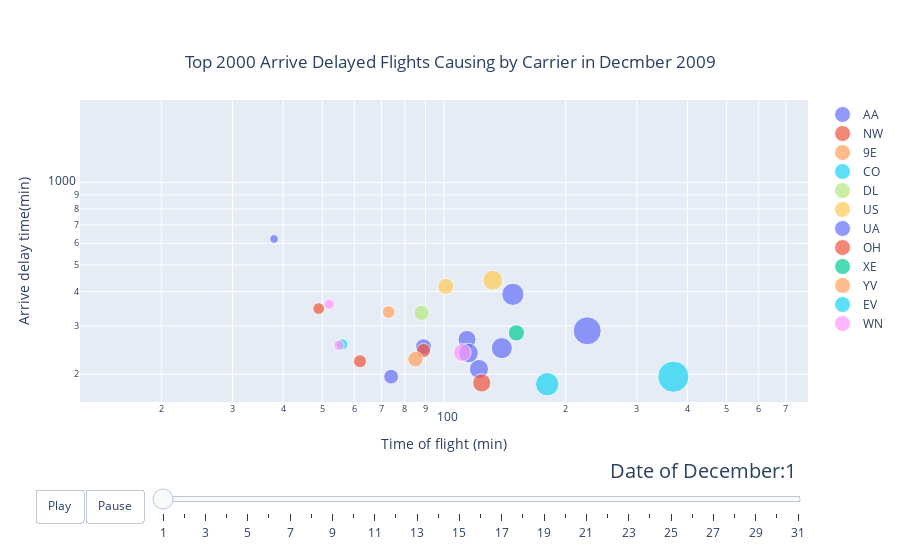

Source (notebook cell):
### Code cell
import plotly.graph_objects as go
import pandas as pd


dataset = pd.read_csv("./Flights dataset.csv")
dataset = dataset[dataset['CARRIER_DELAY']> 1]
dataset.sort_values(by = 'ARR_DELAY', ascending = False, inplace = True)
dataset = dataset.head(2000)

#ordered dates of December from 1st to 31st 
days = ["1", "2", "3", "4", "5", "6", "7", "8", "9", 
        "10","11", "12", "13", "14", "15", "16", "17", "18", "19", 
        "20","21", "22", "23", "24", "25", "26", "27", "28", "29",
        "30","31"]

# make list of carriers
carriers = []
for carrier in dataset["CARRIER"]:
    if carrier not in carriers:
        carriers.append(carrier)
        
# set up the layout of the figure
fig_dict = {
    "data": [],
    "layout": {},
    "frames": []
}

# layout {} section set ups 
fig_dict["layout"]["xaxis"] = {"range": [1.1, 2.9], "title": "Time of flight (min)", "type": "log"}
fig_dict["layout"]["yaxis"] = {"range": [2.2, 3.3], "title": "Arrive delay time(min)", "type": "log"}
fig_dict["layout"]["hovermode"] = "closest"
fig_dict["layout"]["updatemenus"] = [
    {
        "buttons": [
            {
                "args": [None, {"frame": {"duration": 2000, "redraw": False},#data moving speed
                                "fromcurrent": True, "transition": {"duration": 1200,
                                                                    "easing": "quadratic-in-out"}}],
                "label": "Play",
                "method": "animate"
            },
            {
                "args": [[None], {"frame": {"duration": 0, "redraw": False},
                                  "mode": "immediate",
                                  "transition": {"duration": 0}}],
                "label": "Pause",
                "method": "animate"
            }
        ],
        "direction": "left",
        "pad": {"r": 10, "t": 87},
        "showactive": False,
        "type": "buttons",
        "x": 0.1,
        "xanchor": "right",
        "y": 0,
        "yanchor": "top"
    }
]

sliders_dict = {
    "active": 0,
    "yanchor": "top",
    "xanchor": "left",
    "currentvalue": {
        "font": {"size": 20},
        "prefix": "Date of December:",
        "visible": True,
        "xanchor": "right"
    },
    #slider moving speed
    "transition": {"duration": 1200, "easing": "cubic-in-out"},
    "pad": {"b": 10, "t": 50},
    "len": 0.9,
    "x": 0.1,
    "y": 0,
    "steps": []
}

# data [] section set ups
day = 1 # start from Dec 1st, each date will be dealed with following steps
for carrier in carriers:
    dataset_by_day = dataset[dataset["DAY_OF_MONTH"] == day]
    dataset_by_day_and_carr = dataset_by_day[dataset_by_day["CARRIER"] == carrier]

    data_dict = {
        "x": list(dataset_by_day_and_carr["AIR_TIME"]),
        "y": list(dataset_by_day_and_carr["ARR_DELAY"]),
        "mode": "markers",
        "text": list(dataset_by_day_and_carr["ORIGIN"]),
        "marker": {
            "sizemode": "area",
            "sizeref": 5,
            "size": list(dataset_by_day_and_carr["DISTANCE"])},
        "name": carrier
    }
    fig_dict["data"].append(data_dict)

# frame [] section set ups 
for day in days: # add date into the new dataframe from Dec.1st to 31st
    frame = {"data": [], "name": str(day)}
    for carrier in carriers:
        dataset_by_day = dataset[dataset["DAY_OF_MONTH"] == int(day)]
        dataset_by_day_and_carr = dataset_by_day[dataset_by_day["CARRIER"] == carrier]

        data_dict = {
            "x": list(dataset_by_day_and_carr["AIR_TIME"]),
            "y": list(dataset_by_day_and_carr["ARR_DELAY"]),
            "mode": "markers",
            "text": list(dataset_by_day_and_carr["ORIGIN"]),
            "marker": {
                "sizemode": "area",
                "sizeref": 5,
                "size": list(dataset_by_day_and_carr["DISTANCE"])},
            "name": carrier
        }
        frame["data"].append(data_dict)

    fig_dict["frames"].append(frame)
    slider_step = {"args": [
        [day],#transition duration speed set up here 
        {"frame": {"duration": 1200, "redraw": False},
         "mode": "immediate",
         "transition": {"duration": 1200}}
    ],
        "label": day,
        "method": "animate"}
    sliders_dict["steps"].append(slider_step)

#combine the layout{} section with animation sliders 
fig_dict["layout"]["sliders"] = [sliders_dict]

fig = go.Figure(fig_dict)

#update new layout with title
fig.update_layout(
    title={
        'text': "Top 2000 Arrive Delayed Flights Causing by Carrier in Decmber 2009",
        'y':0.9,
        'x':0.5,
        'xanchor': 'center',
        'yanchor': 'top'})

fig.show()

### Figure 1 — Plotly figure (JSON) as saved in the notebook; plotly's stock layout.template omitted (floating-point values rounded to 4 significant figures)
{"data": [{"marker": {"size": [190, 1236, 1972, 813, 641, 1121, 920, 551], "sizemode": "area", "sizeref": 5}, "mode": "markers", "name": "AA", "text": ["AUS", "ELP", "PHX", "DFW", "DFW", "DFW", "MIA", "DFW"], "type": "scatter", "x": [38, 148, 226, 114, 89, 139, 122, 74], "y": [622, 391, 288, 268, 252, 249, 209, 196]}, {"marker": {"size": [349, 501], "sizemode": "area", "sizeref": 5}, "mode": "markers", "name": "NW", "text": ["MSY", "LGA"], "type": "scatter", "x": [49, 89], "y": [347, 244]}, {"marker": {"size": [], "sizemode": "area", "sizeref": 5}, "mode": "markers", "name": "FL", "text": [], "type": "scatter", "x": [], "y": []}, {"marker": {"size": [], "sizemode": "area", "sizeref": 5}, "mode": "markers", "name": "MQ", "text": [], "type": "scatter", "x": [], "y": []}, {"marker": {"size": [398], "sizemode": "area", "sizeref": 5}, "mode": "markers", "name": "9E", "text": ["AVP"], "type": "scatter", "x": [73], "y": [337]}, {"marker": {"size": [2454, 1379], "sizemode": "area", "sizeref": 5}, "mode": "markers", "name": "CO", "text": ["EWR", "LAX"], "type": "scatter", "x": [369, 180], "y": [196, 184]}, {"marker": {"size": [], "sizemode": "area", "sizeref": 5}, "mode": "markers", "name": "OO", "text": [], "type": "scatter", "x": [], "y": []}, {"marker": {"size": [590], "sizemode": "area", "sizeref": 5}, "mode": "markers", "name": "DL", "text": ["MDW"], "type": "scatter", "x": [88], "y": [335]}, {"marker": {"size": [], "sizemode": "area", "sizeref": 5}, "mode": "markers", "name": "AS", "text": [], "type": "scatter", "x": [], "y": []}, {"marker": {"size": [992, 646], "sizemode": "area", "sizeref": 5}, "mode": "markers", "name": "US", "text": ["FLL", "ALB"], "type": "scatter", "x": [132, 101], "y": [440, 418]}, {"marker": {"size": [967], "sizemode": "area", "sizeref": 5}, "mode": "markers", "name": "UA", "text": ["SFO"], "type": "scatter", "x": [115], "y": [239]}, {"marker": {"size": [431, 834], "sizemode": "area", "sizeref": 5}, "mode": "markers", "name": "OH", "text": ["RDU", "LGA"], "type": "scatter", "x": [62, 124], "y": [223, 186]}, {"marker": {"size": [668], "sizemode": "area", "sizeref": 5}, "mode": "markers", "name": "XE", "text": ["STL"], "type": "scatter", "x": [151], "y": [283]}, {"marker": {"size": [], "sizemode": "area", "sizeref": 5}, "mode": "markers", "name": "F9", "text": [], "type": "scatter", "x": [], "y": []}, {"marker": {"size": [599], "sizemode": "area", "sizeref": 5}, "mode": "markers", "name": "YV", "text": ["CLT"], "type": "scatter", "x": [85], "y": [227]}, {"marker": {"size": [321], "sizemode": "area", "sizeref": 5}, "mode": "markers", "name": "EV", "text": ["SDF"], "type": "scatter", "x": [56], "y": [257]}, {"marker": {"size": [], "sizemode": "area", "sizeref": 5}, "mode": "markers", "name": "HA", "text": [], "type": "scatter", "x": [], "y": []}, {"marker": {"size": [], "sizemode": "area", "sizeref": 5}, "mode": "markers", "name": "B6", "text": [], "type": "scatter", "x": [], "y": []}, {"marker": {"size": [276, 276, 781], "sizemode": "area", "sizeref": 5}, "mode": "markers", "name": "WN", "text": ["HRL", "HOU", "HOU"], "type": "scatter", "x": [52, 55, 111], "y": [360, 255, 240]}], "layout": {"hovermode": "closest", "sliders": [{"active": 0, "currentvalue": {"font": {"size": 20}, "prefix": "Date of December:", "visible": true, "xanchor": "right"}, "len": 0.9, "pad": {"b": 10, "t": 50}, "steps": [{"args": [["1"], {"frame": {"duration": 1200, "redraw": false}, "mode": "immediate", "transition": {"duration": 1200}}], "label": "1", "method": "animate"}, {"args": [["2"], {"frame": {"duration": 1200, "redraw": false}, "mode": "immediate", "transition": {"duration": 1200}}], "label": "2", "method": "animate"}, {"args": [["3"], {"frame": {"duration": 1200, "redraw": false}, "mode": "immediate", "transition": {"duration": 1200}}], "label": "3", "method": "animate"}, {"args": [["4"], {"frame": {"duration": 1200, "redraw": false}, "mode": "immediate", "transition": {"duration": 1200}}], "label": "4", "method": "animate"}, {"args": [["5"], {"frame": {"duration": 1200, "redraw": false}, "mode": "immediate", "transition": {"duration": 1200}}], "label": "5", "method": "animate"}, {"args": [["6"], {"frame": {"duration": 1200, "redraw": false}, "mode": "immediate", "transition": {"duration": 1200}}], "label": "6", "method": "animate"}, {"args": [["7"], {"frame": {"duration": 1200, "redraw": false}, "mode": "immediate", "transition": {"duration": 1200}}], "label": "7", "method": "animate"}, {"args": [["8"], {"frame": {"duration": 1200, "redraw": false}, "mode": "immediate", "transition": {"duration": 1200}}], "label": "8", "method": "animate"}, {"args": [["9"], {"frame": {"duration": 1200, "redraw": false}, "mode": "immediate", "transition": {"duration": 1200}}], "label": "9", "method": "animate"}, {"args": [["10"], {"frame": {"duration": 1200, "redraw": false}, "mode": "immediate", "transition": {"duration": 1200}}], "label": "10", "method": "animate"}, {"args": [["11"], {"frame": {"duration": 1200, "redraw": false}, "mode": "immediate", "transition": {"duration": 1200}}], "label": "11", "method": "animate"}, {"args": [["12"], {"frame": {"duration": 1200, "redraw": false}, "mode": "immediate", "transition": {"duration": 1200}}], "label": "12", "method": "animate"}, {"args": [["13"], {"frame": {"duration": 1200, "redraw": false}, "mode": "immediate", "transition": {"duration": 1200}}], "label": "13", "method": "animate"}, {"args": [["14"], {"frame": {"duration": 1200, "redraw": false}, "mode": "immediate", "transition": {"duration": 1200}}], "label": "14", "method": "animate"}, {"args": [["15"], {"frame": {"duration": 1200, "redraw": false}, "mode": "immediate", "transition": {"duration": 1200}}], "label": "15", "method": "animate"}, {"args": [["16"], {"frame": {"duration": 1200, "redraw": false}, "mode": "immediate", "transition": {"duration": 1200}}], "label": "16", "method": "animate"}, {"args": [["17"], {"frame": {"duration": 1200, "redraw": false}, "mode": "immediate", "transition": {"duration": 1200}}], "label": "17", "method": "animate"}, {"args": [["18"], {"frame": {"duration": 1200, "redraw": false}, "mode": "immediate", "transition": {"duration": 1200}}], "label": "18", "method": "animate"}, {"args": [["19"], {"frame": {"duration": 1200, "redraw": false}, "mode": "immediate", "transition": {"duration": 1200}}], "label": "19", "method": "animate"}, {"args": [["20"], {"frame": {"duration": 1200, "redraw": false}, "mode": "immediate", "transition": {"duration": 1200}}], "label": "20", "method": "animate"}, {"args": [["21"], {"frame": {"duration": 1200, "redraw": false}, "mode": "immediate", "transition": {"duration": 1200}}], "label": "21", "method": "animate"}, {"args": [["22"], {"frame": {"duration": 1200, "redraw": false}, "mode": "immediate", "transition": {"duration": 1200}}], "label": "22", "method": "animate"}, {"args": [["23"], {"frame": {"duration": 1200, "redraw": false}, "mode": "immediate", "transition": {"duration": 1200}}], "label": "23", "method": "animate"}, {"args": [["24"], {"frame": {"duration": 1200, "redraw": false}, "mode": "immediate", "transition": {"duration": 1200}}], "label": "24", "method": "animate"}, {"args": [["25"], {"frame": {"duration": 1200, "redraw": false}, "mode": "immediate", "transition": {"duration": 1200}}], "label": "25", "method": "animate"}, {"args": [["26"], {"frame": {"duration": 1200, "redraw": false}, "mode": "immediate", "transition": {"duration": 1200}}], "label": "26", "method": "animate"}, {"args": [["27"], {"frame": {"duration": 1200, "redraw": false}, "mode": "immediate", "transition": {"duration": 1200}}], "label": "27", "method": "animate"}, {"args": [["28"], {"frame": {"duration": 1200, "redraw": false}, "mode": "immediate", "transition": {"duration": 1200}}], "label": "28", "method": "animate"}, {"args": [["29"], {"frame": {"duration": 1200, "redraw": false}, "mode": "immediate", "transition": {"duration": 1200}}], "label": "29", "method": "animate"}, {"args": [["30"], {"frame": {"duration": 1200, "redraw": false}, "mode": "immediate", "transition": {"duration": 1200}}], "label": "30", "method": "animate"}, {"args": [["31"], {"frame": {"duration": 1200, "redraw": false}, "mode": "immediate", "transition": {"duration": 1200}}], "label": "31", "method": "animate"}], "transition": {"duration": 1200, "easing": "cubic-in-out"}, "x": 0.1, "xanchor": "left", "y": 0, "yanchor": "top"}], "title": {"text": "Top 2000 Arrive Delayed Flights Causing by Carrier in Decmber 2009", "x": 0.5, "xanchor": "center", "y": 0.9, "yanchor": "top"}, "updatemenus": [{"buttons": [{"args": [null, {"frame": {"duration": 2000, "redraw": false}, "fromcurrent": true, "transition": {"duration": 1200, "easing": "quadratic-in-out"}}], "label": "Play", "method": "animate"}, {"args": [[null], {"frame": {"duration": 0, "redraw": false}, "mode": "immediate", "transition": {"duration": 0}}], "label": "Pause", "method": "animate"}], "direction": "left", "pad": {"r": 10, "t": 87}, "showactive": false, "type": "buttons", "x": 0.1, "xanchor": "right", "y": 0, "yanchor": "top"}], "xaxis": {"range": [1.1, 2.9], "title": {"text": "Time of flight (min)"}, "type": "log"}, "yaxis": {"range": [2.2, 3.3], "title": {"text": "Arrive delay time(min)"}, "type": "log"}}}
